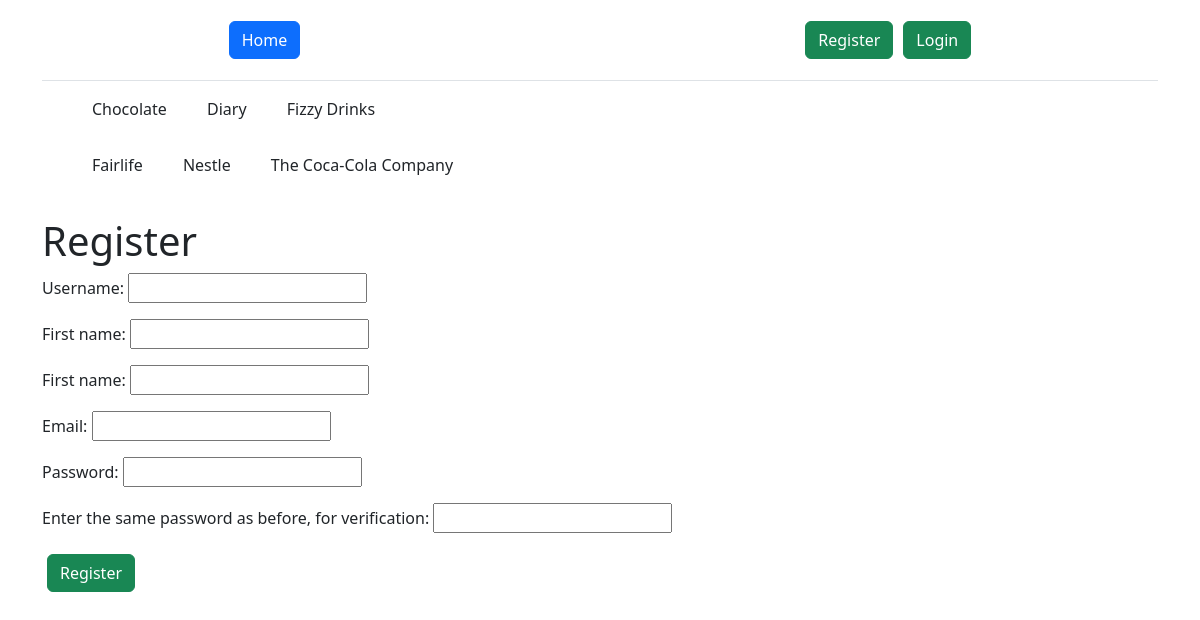
/register/, run on an earlier commit of the app's database.
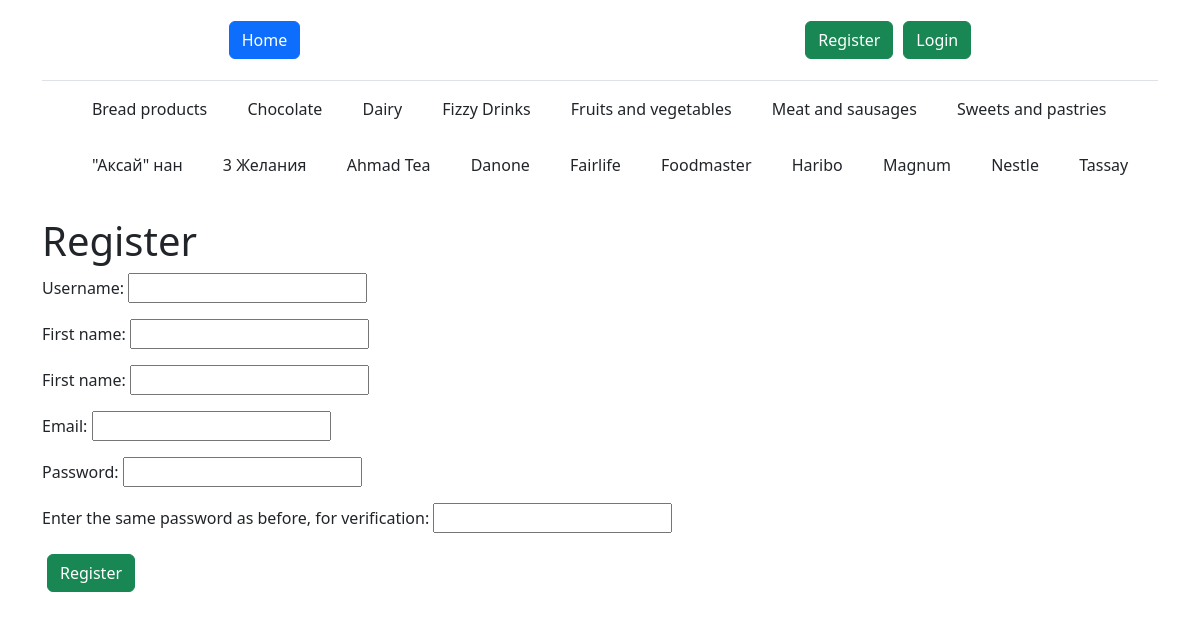
And on a later commit of the database.
### store/models.py (models this page shows, shortened)
class Type(models.Model):
    name = models.CharField(max_length=32, null=False)
    slug = models.SlugField(max_length=255, unique=True, db_index=True, null=True, default=None)
    class Meta:
        verbose_name = 'Type'
        verbose_name_plural = 'Types'
        ordering = ['name']

class Brand(models.Model):
    name = models.CharField(max_length=64, null=False)
    slug = models.SlugField(max_length=255, unique=True, db_index=True, null=True, default=None)
    country = models.CharField(max_length=64, null=False)
    class Meta:
        verbose_name = 'Brand'
        verbose_name_plural = 'Brands'
        ordering = ['name']

### store/views.py (the view, shortened to what this page needs)
# urls.py: path('register/', RegisterUser.as_view(), name='register'),
class RegisterUser(DataMixin, CreateView):
    form_class = RegisterUserForm
    template_name = 'register.html'
    success_url = reverse_lazy('mainpage')
    def get_context_data(self, *, object_list=None, **kwargs):
        context = super().get_context_data(**kwargs)
        c_def = self.get_user_context(title='Register')
        return dict(list(context.items()) + list(c_def.items()))

### store/forms.py
class RegisterUserForm(UserCreationForm):
    username = forms.CharField(label='Username', widget=forms.TextInput(attrs={'class': 'form-input'}))
    first_name = forms.CharField(label='First name', widget=forms.TextInput(attrs={'class': 'form-input'}))
    last_name = forms.CharField(label='First name', widget=forms.TextInput(attrs={'class': 'form-input'}))
    email = forms.EmailField(label='Email', widget=forms.EmailInput(attrs={'class': 'form-input'}))
    password1 = forms.CharField(label='Password', widget=forms.PasswordInput(attrs={'class': 'form-input'}))
    password2 = forms.CharField(label='Enter the same password as before, for verification', widget=forms.PasswordInput(attrs={'class': 'form-input'}))
    class Meta:
        model = User
        fields = ('username', 'first_name', 'last_name', 'email', 'password1', 'password2')

### store/utils.py (called while the page is built)
    def get_user_context(self, **kwargs):
        context = kwargs
        context['types'] = Type.objects.annotate(Count('product')).order_by('name')
        context['brands'] = Brand.objects.annotate(Count('product')).order_by('name')
        if 'type_selected' not in context:
            context['type_selected'] = 0
        if 'brand_selected' not in context:
            context['brand_selected'] = 0
        return context

### templates/register.html (shortened to what this page needs)
{% extends 'index.html' %}
{% block body %}
<h1>{{ title }}</h1>
<form method="POST">
    {{ form.as_p }}
    <button class="btn btn-success" type="submit">Register</button>
</form>
{% endblock %}

### templates/index.html (shortened to what this page needs)
<!DOCTYPE html>
<html lang="en">
<head>
    <link href="https://cdn.jsdelivr.net/npm/bootstrap@5.3.0-alpha1/dist/css/bootstrap.min.css" rel="stylesheet">
</head>
<body>
    <div class="container">
      <header class="d-flex justify-content-center py-3 border-bottom">
        <ul class="nav nav-pills">
          <a href="{% url 'mainpage' %}" class="btn btn-primary home">Home</a>
          {% if request.user.is_authenticated %}
            <p class="btn">Welcome, {{ user.username }}!</p>
            <a href="{% url 'logout' %}" class="btn btn-danger">Logout</a>
            <a href="{% url 'cart' %}" class="btn btn-success">Cart</a>
          {% else %}
            <a href="{% url 'register' %}" class="btn btn-success">Register</a>
            <a href="{% url 'login' %}" class="btn btn-success">Login</a>
          {% endif %}
        </ul>
      </header>
        <ul class="nav col-12 col-md-auto mb-2 justify-content-center mb-md-0">
          <div class="scroll">
          {% for type in types %}
          {% if type_selected == type.id %}
            <li class="btn btn-primary">{{ type.name }}</li>
          {% else %}
            <a href="{% url 'typepage' type.slug %}" class="btn">{{ type.name }}</a>
          {% endif %}
          {% endfor %}
          </div>
        </ul>
        <ul class="nav col-12 col-md-auto mb-2 justify-content-center mb-md-0">
          <div class="scroll">
          {% for brand in brands %}
          {% if brand_selected == brand.id %}
            <li class="btn btn-primary">{{ brand.name }}</li>
          {% else %}
            <a href="{% url 'brandpage' brand.slug %}" class="btn">{{ brand.name }}</a>
          {% endif %}
          {% endfor %}
          </div>
        </ul>
        <br>
      {% block body %} {% endblock %}
</body>
</html>

### templates/index.html (style rules this page uses)
div.scroll { margin: 4px, 4px; padding: 4px; width: 95%; overflow-x: auto; overflow-y: hidden; white-space: nowrap; }
.btn { margin: 5px; }
.home { margin-right: 500px; }

What changed in the data, as far as the page shows it:
no longer on this page (row edited): Brand: name "The Coca-Cola Company"
added Type: name "Bread products"
changed Type: name "Diary" → "Dairy"
added Type: name "Fruits and vegetables"
added Type: name "Meat and sausages"
added Type: name "Sweets and pastries"
added Brand: name "\"Аксай\" нан"
added Brand: name "3 Желания"
added Brand: name "Ahmad Tea"
added Brand: name "Danone"
added Brand: name "Foodmaster"
added Brand: name "Haribo"
added Brand: name "Magnum"
added Brand: name "Tassay"
